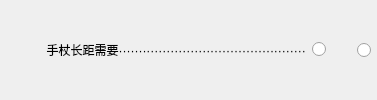
              <widget class="QWidget" name="widget_18" native="true">
               <property name="sizePolicy">
                <sizepolicy hsizetype="Preferred" vsizetype="Fixed">
                 <horstretch>0</horstretch>
                 <verstretch>0</verstretch>
                </sizepolicy>
               </property>
               <layout class="QHBoxLayout" name="horizontalLayout_6">
                <property name="leftMargin">
                 <number>0</number>
                </property>
                <property name="topMargin">
                 <number>0</number>
                </property>
                <property name="rightMargin">
                 <number>6</number>
                </property>
                <property name="bottomMargin">
                 <number>0</number>
                </property>
                <item>
                 <widget class="QLabel" name="label_14">
                  <property name="sizePolicy">
                   <sizepolicy hsizetype="Expanding" vsizetype="Fixed">
                    <horstretch>0</horstretch>
                    <verstretch>0</verstretch>
                   </sizepolicy>
                  </property>
                  <property name="text">
                   <string>              手杖长距需要···············································</string>
                  </property>
                  <property name="alignment">
                   <set>Qt::AlignLeading|Qt::AlignLeft|Qt::AlignVCenter</set>
                  </property>
                 </widget>
                </item>
                <item>
                 <widget class="QRadioButton" name="radioButton_32">
                  <property name="sizePolicy">
                   <sizepolicy hsizetype="Fixed" vsizetype="Fixed">
                    <horstretch>0</horstretch>
                    <verstretch>0</verstretch>
                   </sizepolicy>
                  </property>
                  <property name="layoutDirection">
                   <enum>Qt::RightToLeft</enum>
                  </property>
                  <property name="text">
                   <string/>
                  </property>
                 </widget>
                </item>
                <item>
                 <widget class="QRadioButton" name="radioButton_33">
                  <property name="sizePolicy">
                   <sizepolicy hsizetype="Fixed" vsizetype="Fixed">
                    <horstretch>0</horstretch>
                    <verstretch>0</verstretch>
                   </sizepolicy>
                  </property>
                  <property name="layoutDirection">
                   <enum>Qt::RightToLeft</enum>
                  </property>
                  <property name="text">
                   <string>    </string>
                  </property>
                 </widget>
                </item>
               </layout>
              </widget>
